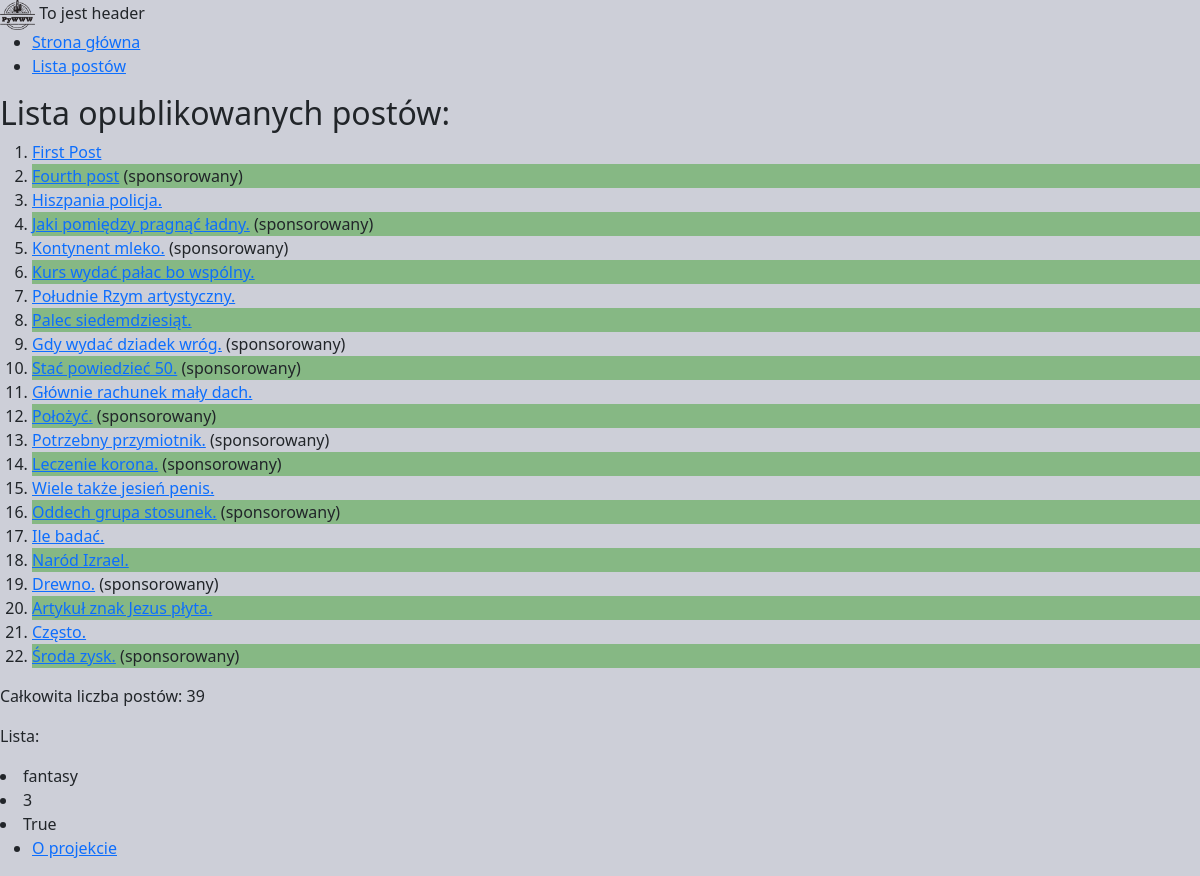
/posts/, run on an earlier commit of the app's database.
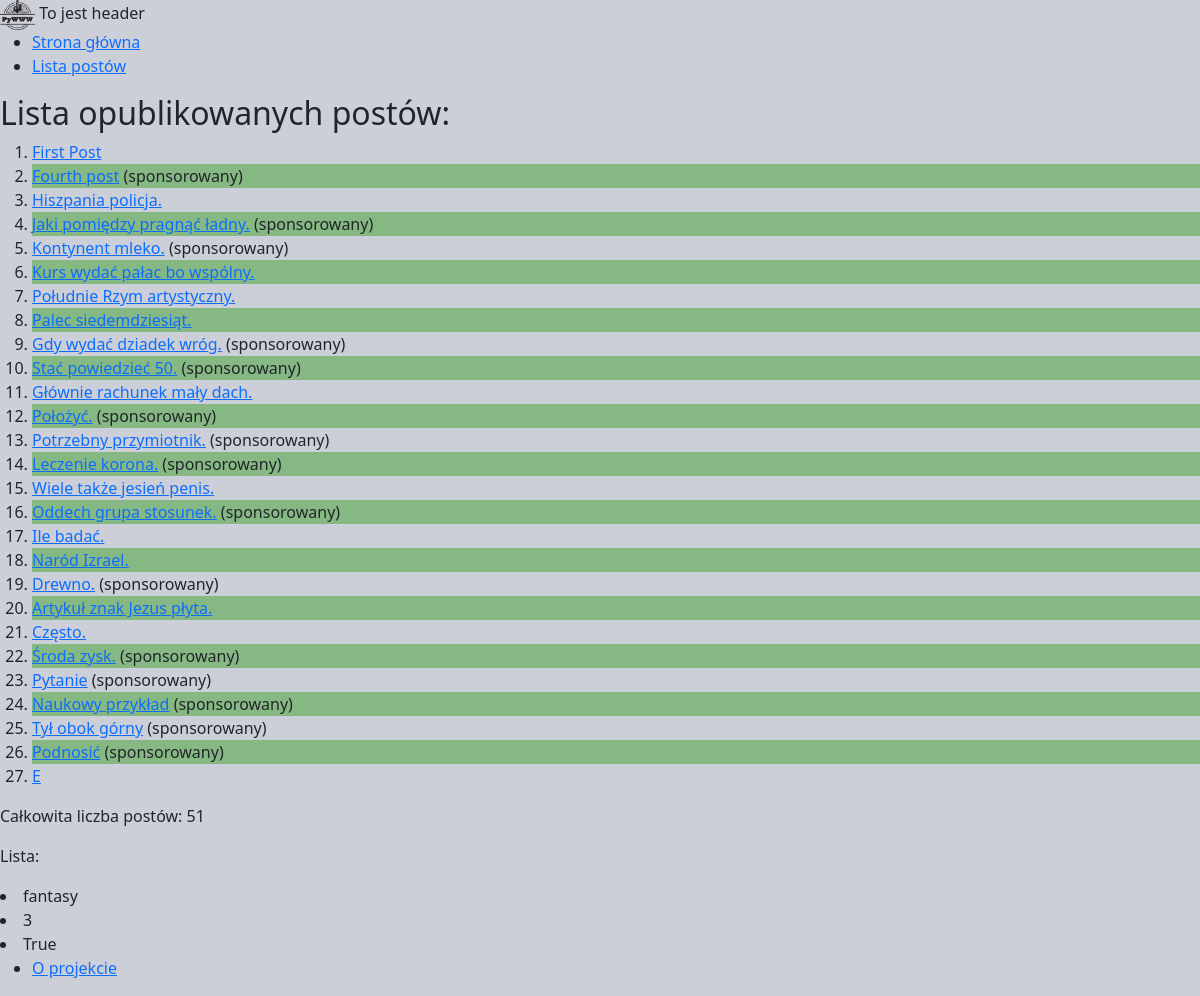
And on a later commit of the database.
### posts/models.py (models this page shows, shortened)
class Post(Timestamp):
  title = models.CharField(max_length=255)
  content = models.TextField()
  published = models.BooleanField(default=False)
  sponsored = models.BooleanField(default=False)
  author = models.ForeignKey("auth.User", on_delete=models.CASCADE, related_name="posts")
  tags = models.ManyToManyField('tags.Tag', related_name='posts')
  category = models.ManyToManyField('posts.Category', default=None, related_name='categories')
  example_file = models.FileField(upload_to='posts/examples/', blank=True, null=True)
  image = models.ImageField(upload_to='posts/images/%Y/%m/%d', blank=False, null=True)

### posts/views.py (the view)
# urls.py: path('', posts_list, name='list'),
def posts_list(request):
  published_posts = Post.objects.filter(published=True)
  all_posts = Post.objects.count()
  context = {'posts_list': published_posts, 'all_posts_number': all_posts, 'topics': ['fantasy', 3, True]}
  return render(request, "posts/list.html", context)

### posts/templates/posts/list.html (shortened to what this page needs)
{% extends 'base.html' %}
{% load static %}
{% block style %}<link href={% static "posts/css/style.css" %} rel="stylesheet">{% endblock %}
{% block body %}
  <h2>Lista opublikowanych postów:</h2>
  <ol>
    {% for post in posts_list %}
        <li>
          <a href ="{% url 'posts:post_details' post.id %}" target="_blank">{{post.title}}</a>
          {% if post.sponsored %}
            (sponsorowany)
          {% endif %}
        </li>
    {% endfor %}
  </ol>
  <p>Całkowita liczba postów: {{all_posts_number}}</p>
  <p>Lista:</p>
  {% for topic in topics %}
  <li>{{topic}}</li>
  {% endfor %}
{% endblock %}

### main/templates/base.html (shortened to what this page needs)
{% load static %}
<!DOCTYPE html>
<html lang="en">
<head>
  <link href="https://cdn.jsdelivr.net/npm/bootstrap@5.0.2/dist/css/bootstrap.min.css" rel="stylesheet">
  <link href={% static "main/css/style.css" %} rel="stylesheet">
  {% block style %}{% endblock %}
</head>
<body>
  <header>
    <img class="img--logo" src={% static "main/img/logo.png" %} alt="Logo">
    To jest header
  </header>
  <nav>
    <ul>
      <li>
        <a href="{% url 'main:hello_world' %}">Strona główna</a>
      </li>
      <li>
        <a href="{% url 'posts:list' %}">Lista postów</a>
      </li>
    </ul>
  </nav>
  {% block body %}{% endblock %}
  <footer>
    <nav>
      <ul>
        <li>
          <a href="{% url 'main:about' %}">O projekcie</a>
        </li>
      </ul>
    </nav>
  </footer>
</body>
</html>

### main/static/main/css/style.css (style rules this page uses)
body { background-color: rgb(205, 207, 216); }
.img--logo { height: 30px; width: auto; }

### posts/static/posts/css/style.css (style rules this page uses)
ol>li:nth-child(even) { background-color: rgb(134, 184, 132) }

What changed in the data, as far as the page shows it:
added Post: title "Pytanie", sponsored "(sponsorowany)"
added Post: title "Naukowy przykład", sponsored "(sponsorowany)"
added Post: title "Tył obok górny", sponsored "(sponsorowany)"
added Post: title "Podnosić", sponsored "(sponsorowany)"
added Post: title "E"
Also different on the page:
{{ all_posts_number }}: "39" → "51"
